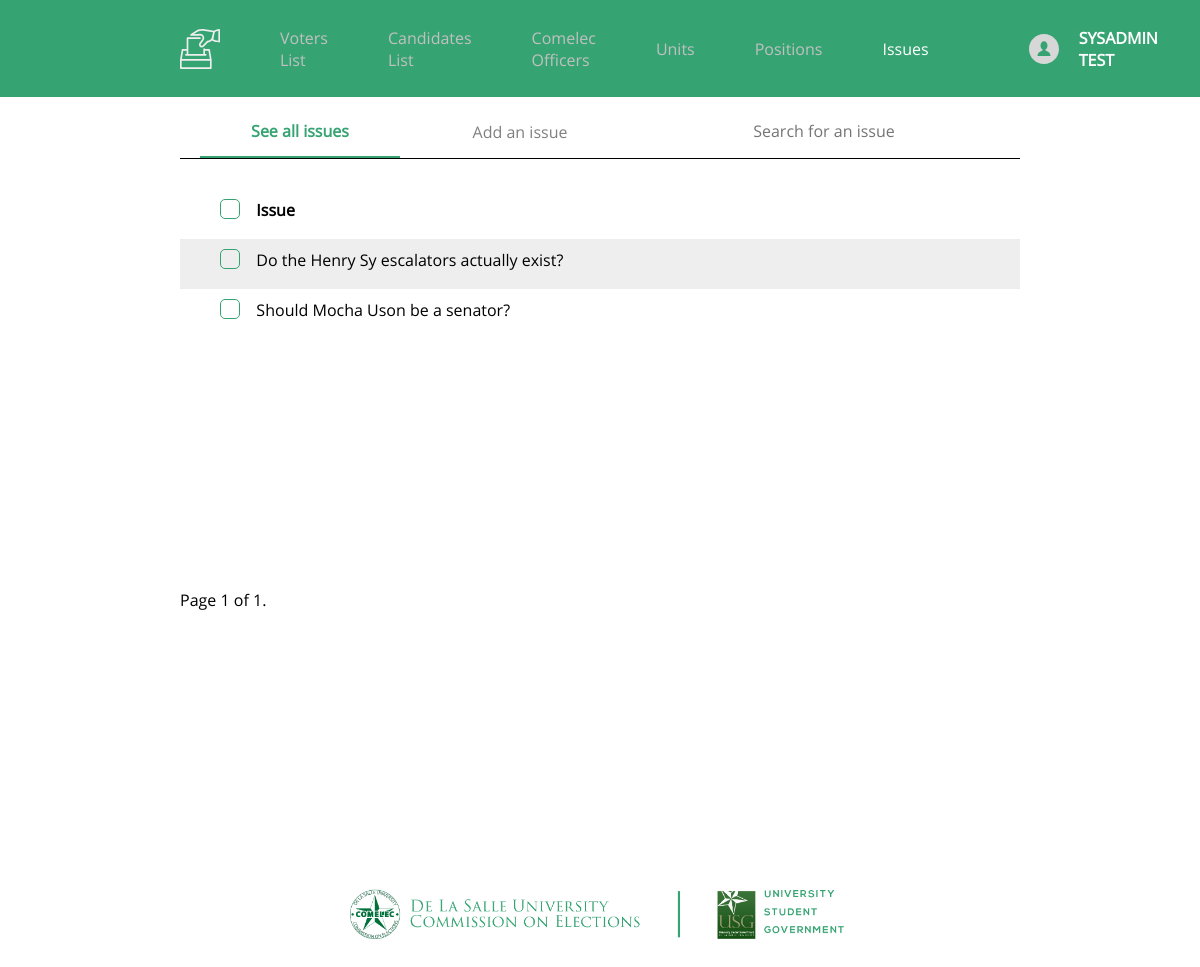
The page /sysadmin/issues/ (signed in) on the database its author committed.
### vote/models.py (models this page shows, shortened)
class Issue(models.Model):
    name = models.CharField(max_length=64, unique=True)

### sysadmin/views.py (the view, shortened to what this page needs)
# urls.py: path('issues/', IssueView.as_view(), name='issues'),
class IssueView(SysadminView):
    template_name = 'sysadmin/admin-issue.html'
    def display_objects(self, page, query=False):
        if query is False:
            issues = Issue.objects.all().order_by('name')
        else:
            issues = Issue.objects.filter(name__icontains=query).order_by('name')
        paginator = Paginator(issues, self.objects_per_page)
        paginated_issues = paginator.get_page(page)
        issue_form = IssueForm()
        context = {
            'issues': paginated_issues,
            'issue_form': issue_form
        }
        return context
    def get(self, request):
        page = request.GET.get('page', False)
        query = request.GET.get('query', False)
        context = self.display_objects(page if page is not False else 1, query)
        return render(request, self.template_name, context)

### sysadmin/forms.py
class IssueForm(forms.ModelForm):
    class Meta:
        model = Issue
        widgets = {
            'name': forms.TextInput(attrs={'class': 'info-input', 'placeholder': 'Issue name'})
        }
        fields = '__all__'

### sysadmin/views.py (called while the page is built)
def sysadmin_test_func(user):
    try:
        return Group.objects.get(name='sysadmin') in user.groups.all()
    except Group.DoesNotExist:
        return False

    def test_func(self):
        return sysadmin_test_func(self.request.user)

### sysadmin/templates/sysadmin/admin-issue.html (shortened to what this page needs)
{% load static %}
<!DOCTYPE html>
<html>
<head>
    <link rel="stylesheet" type="text/css" href="{% static 'sysadmin/css/components/admin.css' %}"/>
    <link rel="stylesheet" type="text/css" href="{% static 'sysadmin/css/components/admin-issue.css' %}"/>
</head>
<body>
<div id="header-container">
    <img id="header-ballot" src="{% static 'sysadmin/assets/svg/ballot-white.svg' %}">
    <a href="{% url 'sysadmin:voters' %}">Voters List</a>
    <a href="{% url 'sysadmin:candidates' %}">Candidates List</a>
    <a href="{% url 'sysadmin:officers' %}">Comelec Officers</a>
    <a href="{% url 'sysadmin:units' %}">Units</a>
    <a href="{% url 'sysadmin:positions' %}">Positions</a>
    <a href="{% url 'sysadmin:issues' %}" id="selected">Issues</a>
    <div id="user-container">
        <img id="user-icon" src="{% static 'sysadmin/assets/svg/user.svg' %}">
        <div id="user-name"> {{ user.first_name }} {{ user.last_name }}</div>
    </div>
</div>
<div id="tab-buttons-container">
    <button class="tab-buttons" onclick="openTab(event, 'All')" id="tab-all">See all issues</button>
    <button class="tab-buttons" onclick="openTab(event, 'Add')" id="tab-add">Add an issue</button>
    <form action="" id="tab-search">
        <input id="search" type="text" name="query" placeholder="Search for an issue">
    </form>
</div>
<div id="tab-container">
    <div id="All" class="tab-content">
        <div id="table-container">
            <div class="table-row row-0">
                <div class="col-checkbox"><input type="checkbox" id="toggle-all" onclick="toggle(this)"></div>
                <div class="col-name">Issue</div>
            </div>
            {% for issue in issues %}
                <div class="table-row {% cycle 'row-1' 'row-2' %}">
                    <div class="col-checkbox"><input type="checkbox" name="check" value="{{ issue.id }}"
                                                     onclick="selected(this)"></div>
                    <div class="col-name">{{ issue.name }}</div>
                </div>
            {% endfor %}
        </div>
        <div class="pagination">
            <span class="step-links">
                <span class="current">Page {{ issues.number }} of {{ issues.paginator.num_pages }}.</span>
            </span>
        </div>
    </div>
</div>
<div id="logo">
    <img width=500 height=50 src="{% static 'sysadmin/assets/png/org-logos.png' %}">
</div>
</body>
</html>

### sysadmin/static/sysadmin/css/components/admin.css (style rules this page uses)
* { margin: 0px; padding: 0px; font-family: opensans; }
body { width: 100%; height: 75%; background-color: white; }
#header-container { width: 75%; height: 10%; background: #36A472; display: flex; flex-direction: row; align-items: center; top: 0; position: fixed; padding: 0px 10% 0px 15%; }
#header-ballot { width: 40px; height: 40px; }
a { color: #C0C0C0; font-weight: 500; text-decoration: none; margin-left: 60px; cursor: pointer; }
#selected { color: white; }
#user-container { display: flex; flex-direction: row; align-items: center; margin-left: auto; margin-right: 10px; }
#user-icon { width: 30px; height: 30px; margin-left: 100px; }
#user-name { color: #fff; margin-left: 20px; font-weight: 600; }
#tab-buttons-container { margin: 10% 15% 10px 15%; border-bottom: 1px solid black; display: flex; }
.tab-buttons { width: 200px; color: #808080; font-size: 16px; text-align: center; border: none; background-color: inherit; margin-left: 20px; outline: none; cursor: pointer; }
.tab-buttons:after { content: ''; display: block; margin-top: 11px; height: 3px; width: 0px; background: transparent; transition: width .3s ease, background-color .3s ease; }
.tab-buttons.active { color: #36A472; font-weight: bold; border-bottom: 2px solid #36A472; }
#tab-search { width: 250px; margin-left: auto; margin-right: 2%; }
#search { width: 60%; outline: none; border: none; font-size: 16px; transition: width 0.2s ease-in-out; }
#tab-container { width: 70%; height: 500px; min-height: 400px; margin: 0px 15% 0px 15%; }
.tab-content { width: 100%; height: 100%; }
#table-container { width: 100%; height: 400px; min-height: 400px; display: flex; flex-direction: column; margin-top: 30px; }
.table-row { height: 40px; display: flex; flex-direction: row; padding-top: 10px; }
.row-0 { font-weight: bold; background: white; }
.row-1 { background: #EEEEEE; }
.row-2 { background: white; }
.col-checkbox { flex-basis: 10%; }
input[type='checkbox'] { -webkit-appearance: none; width: 20px; height: 20px; border-radius: 5px; border: 1px solid #36A472; margin-left: 40px; cursor: pointer; outline: none; transition: background-color .1s ease-out; }
#logo { text-align: center; margin-top: 200px; margin-bottom: 30px; }

### sysadmin/static/sysadmin/css/components/admin-issue.css (style rules this page uses)
.col-name { flex-basis: 100%; }

### rows shown on the page
Issue: name "Do the Henry Sy escalators actually exist?"
Issue: name "Should Mocha Uson be a senator?"

### other values the page prints
{{ user.first_name }} "SYSADMIN"
{{ user.last_name }} "TEST"
{{ issues.number }} "1"
{{ issues.paginator.num_pages }} "1"
